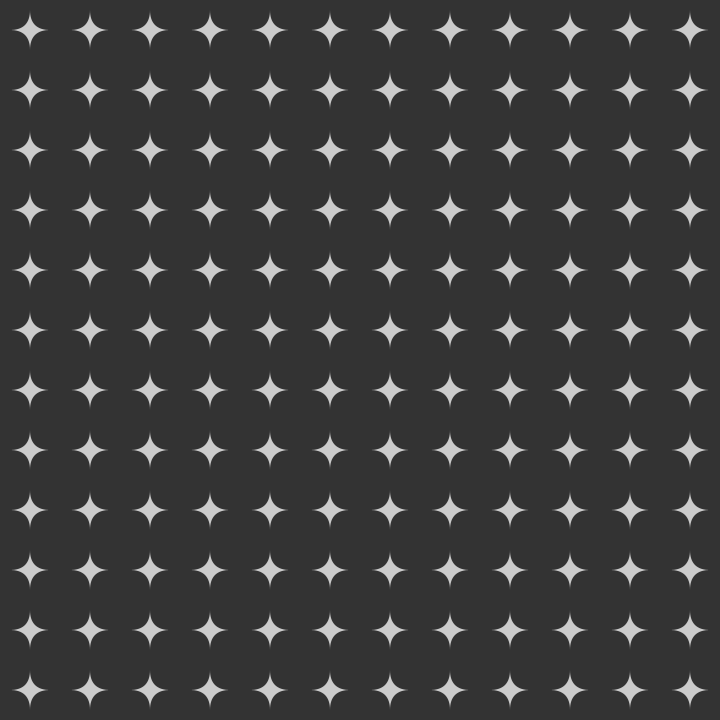
Frame 1 (no input)
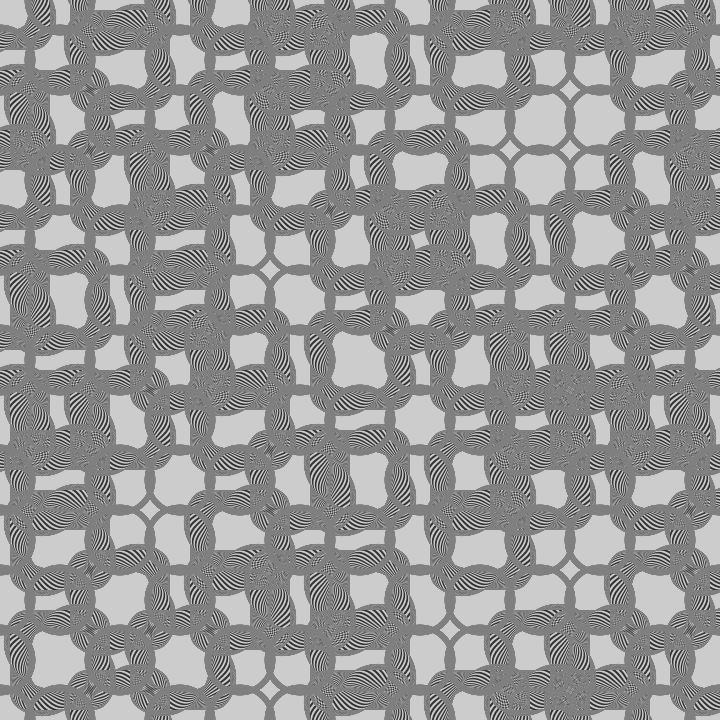
Frame 60 (the mouse pressed at the canvas centre just before this capture)
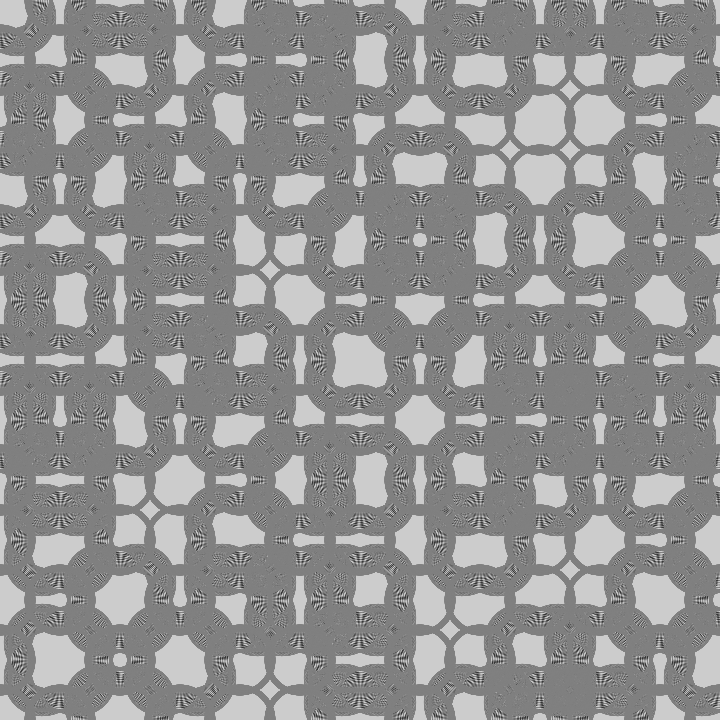
Frame 120 (the mouse held since frame 60 and released just before this capture)

The Processing sketch that drew these frames (run headless with seeded random() and noise(); from frame 60 on, the mouse is pressed at the canvas centre):

// Processing sketch: sketch_1052020_BevelSquaresDifferential
// ── sketch_1052020_BevelSquaresDifferential.pde
float t,a,x,y,W;
void setup(){size(720,720);}
void draw(){clear();
blendMode(DIFFERENCE);t+=sq(sin(a+=.05))*.05;
for(y=0;y<780;y+=60)
for(x=0;x<780;x+=60){resetMatrix();translate(x,y);
rotate(t);
rect(-(W=noise(x,y,int(t/PI))>.5?sq(sin(t))*20+30:30),-W,W*2,W*2,20);}}
